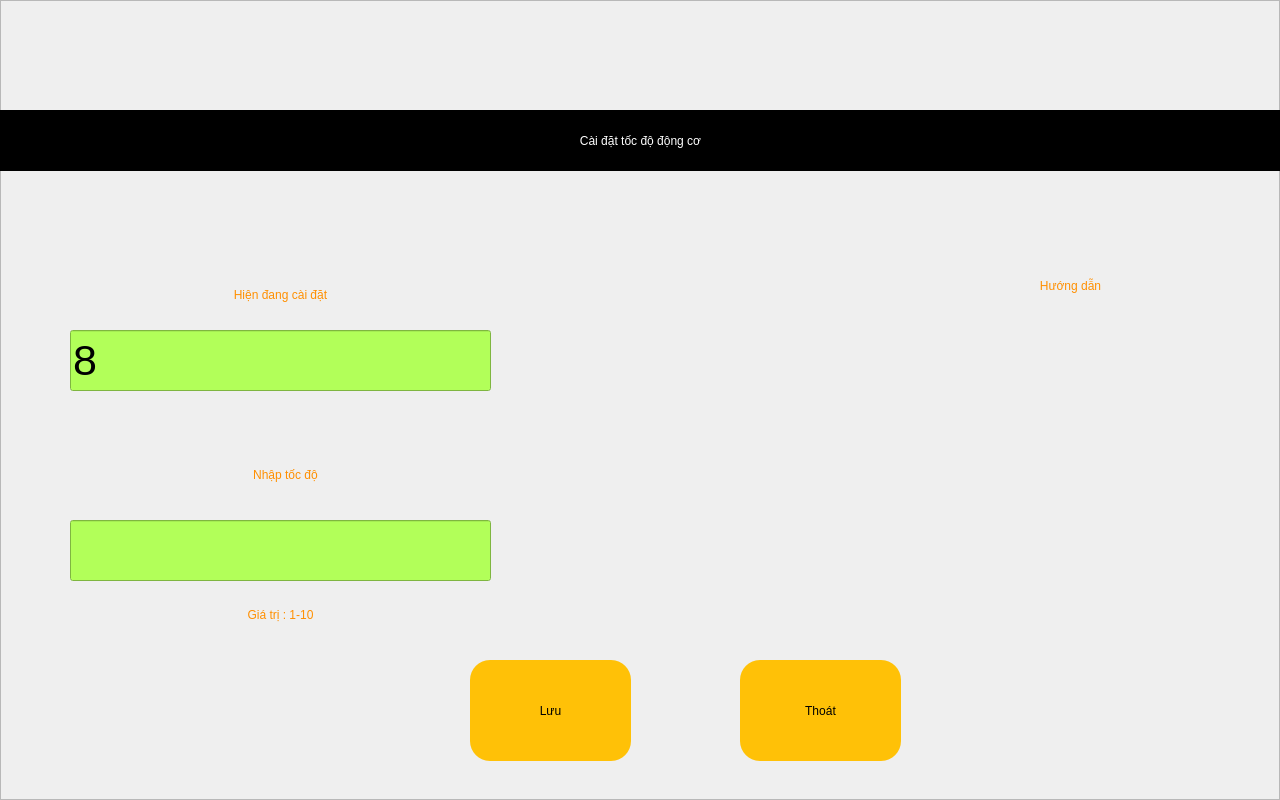
<?xml version="1.0" encoding="UTF-8"?>
<ui version="4.0">
 <class>setTocDoDc</class>
 <widget class="QWidget" name="setTocDoDc">
  <property name="geometry">
   <rect>
    <x>0</x>
    <y>0</y>
    <width>1280</width>
    <height>800</height>
   </rect>
  </property>
  <property name="windowTitle">
   <string>Form</string>
  </property>
  <property name="styleSheet">
   <string notr="true"/>
  </property>
  <widget class="QFrame" name="frame">
   <property name="geometry">
    <rect>
     <x>0</x>
     <y>0</y>
     <width>1280</width>
     <height>800</height>
    </rect>
   </property>
   <property name="styleSheet">
    <string notr="true">.QFrame{background-image: url(:/images/darkbg.jpg);}#QPushButton:pressed { background-color:#FF6E40}.QPushButton{border-radius: 20px;background-color: #FFC107;font: 75 20pt bold &quot;Ubuntu&quot;;}.QLabel{color:#FF8F00;font: 75 32pt &quot;Ubuntu&quot;;}.QLineEdit{background-color:#B2FF59;font: 75 32pt &quot;Ubuntu&quot;;}
</string>
   </property>
   <property name="frameShape">
    <enum>QFrame::StyledPanel</enum>
   </property>
   <property name="frameShadow">
    <enum>QFrame::Raised</enum>
   </property>
   <widget class="QLabel" name="label">
    <property name="geometry">
     <rect>
      <x>0</x>
      <y>110</y>
      <width>1281</width>
      <height>61</height>
     </rect>
    </property>
    <property name="styleSheet">
     <string notr="true">font: 75 32pt &quot;Ubuntu&quot;;
background-color: rgb(0, 0, 0);
color: rgb(255, 255, 255);</string>
    </property>
    <property name="text">
     <string>Cài đặt tốc độ động cơ</string>
    </property>
    <property name="alignment">
     <set>Qt::AlignCenter</set>
    </property>
    <property name="margin">
     <number>0</number>
    </property>
   </widget>
   <widget class="QLabel" name="label_2">
    <property name="geometry">
     <rect>
      <x>70</x>
      <y>270</y>
      <width>421</width>
      <height>50</height>
     </rect>
    </property>
    <property name="styleSheet">
     <string notr="true"/>
    </property>
    <property name="text">
     <string>Hiện đang cài đặt</string>
    </property>
    <property name="alignment">
     <set>Qt::AlignCenter</set>
    </property>
    <property name="margin">
     <number>0</number>
    </property>
   </widget>
   <widget class="QLabel" name="label_3">
    <property name="geometry">
     <rect>
      <x>70</x>
      <y>590</y>
      <width>421</width>
      <height>50</height>
     </rect>
    </property>
    <property name="styleSheet">
     <string notr="true"/>
    </property>
    <property name="text">
     <string>Giá trị : 1-10</string>
    </property>
    <property name="alignment">
     <set>Qt::AlignCenter</set>
    </property>
    <property name="margin">
     <number>0</number>
    </property>
   </widget>
   <widget class="QLabel" name="label_4">
    <property name="geometry">
     <rect>
      <x>70</x>
      <y>450</y>
      <width>431</width>
      <height>50</height>
     </rect>
    </property>
    <property name="styleSheet">
     <string notr="true"/>
    </property>
    <property name="text">
     <string>Nhập tốc độ</string>
    </property>
    <property name="alignment">
     <set>Qt::AlignCenter</set>
    </property>
    <property name="margin">
     <number>0</number>
    </property>
   </widget>
   <widget class="QPushButton" name="btSave">
    <property name="geometry">
     <rect>
      <x>470</x>
      <y>660</y>
      <width>161</width>
      <height>101</height>
     </rect>
    </property>
    <property name="text">
     <string>Lưu</string>
    </property>
   </widget>
   <widget class="QPushButton" name="btExit">
    <property name="geometry">
     <rect>
      <x>740</x>
      <y>660</y>
      <width>161</width>
      <height>101</height>
     </rect>
    </property>
    <property name="text">
     <string>Thoát</string>
    </property>
   </widget>
   <widget class="QLineEdit" name="tbKCHienTai">
    <property name="geometry">
     <rect>
      <x>70</x>
      <y>330</y>
      <width>421</width>
      <height>61</height>
     </rect>
    </property>
    <property name="font">
     <font>
      <family>Ubuntu</family>
      <pointsize>32</pointsize>
      <weight>9</weight>
      <italic>false</italic>
      <bold>false</bold>
     </font>
    </property>
    <property name="text">
     <string>8</string>
    </property>
   </widget>
   <widget class="QLineEdit" name="tbKCCaiDat">
    <property name="geometry">
     <rect>
      <x>70</x>
      <y>520</y>
      <width>421</width>
      <height>61</height>
     </rect>
    </property>
    <property name="font">
     <font>
      <family>Ubuntu</family>
      <pointsize>32</pointsize>
      <weight>9</weight>
      <italic>false</italic>
      <bold>false</bold>
     </font>
    </property>
   </widget>
   <widget class="QLabel" name="label_5">
    <property name="geometry">
     <rect>
      <x>890</x>
      <y>260</y>
      <width>361</width>
      <height>51</height>
     </rect>
    </property>
    <property name="styleSheet">
     <string notr="true"/>
    </property>
    <property name="text">
     <string>Hướng dẫn</string>
    </property>
    <property name="alignment">
     <set>Qt::AlignCenter</set>
    </property>
    <property name="margin">
     <number>0</number>
    </property>
   </widget>
  </widget>
 </widget>
 <resources>
  <include location="resources.qrc"/>
 </resources>
 <connections/>
</ui>
